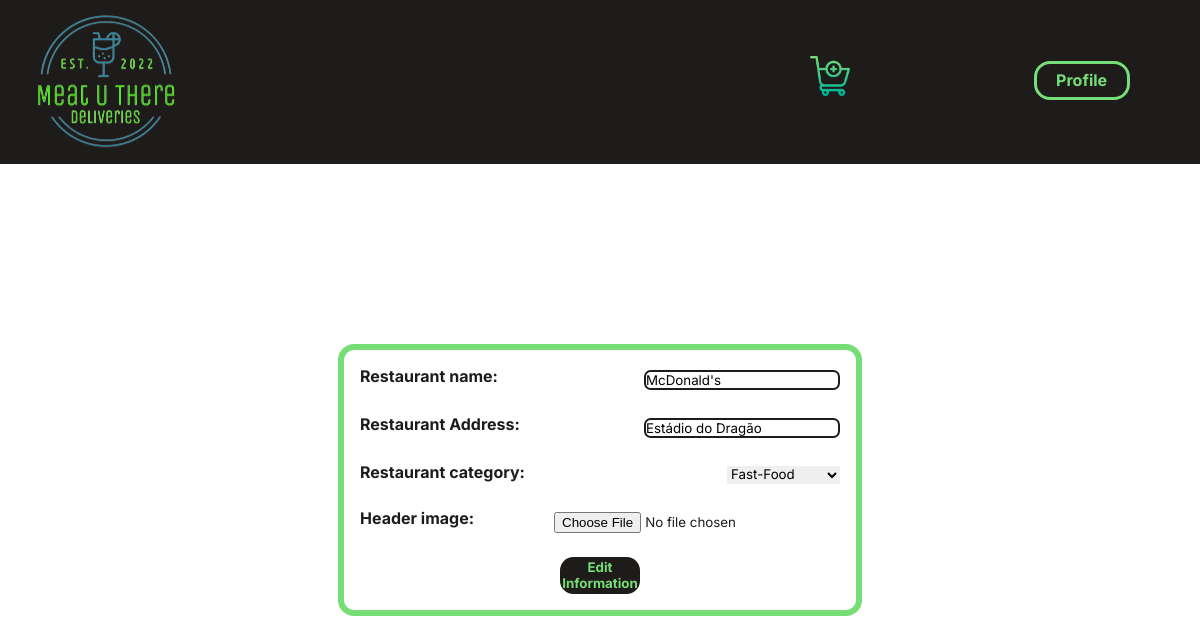
The app's page /edit_restaurant.php?restaurant_id=0 (signed in) with its own data.
### tables this page shows
CREATE TABLE Restaurant(
    idRestaurant INTEGER PRIMARY KEY,
    name VARCHAR,
    address VARCHAR,
    idRestaurantCategory INTEGER REFERENCES RestaurantCategory,
    owner INTEGER REFERENCES User
);

CREATE TABLE RestaurantCategory(
    idRestaurantCategory INTEGER PRIMARY KEY,
    name VARCHAR
);

### database/restaurants.php (called while the page is built, shortened)
<?php
    function getRestaurant($db,$restaurant_id){
        $stmt = $db->prepare('SELECT *
                            FROM Restaurant
                            WHERE idRestaurant=:restaurant_id');
        $stmt->bindParam(':restaurant_id',$restaurant_id);
        $stmt->execute();
        $stmt = $stmt->fetch();
        return $stmt;
    }
    function getRestaurantCategories($db){
        $stmt = $db->prepare('SELECT name
        FROM RestaurantCategory');
        $stmt->execute();
        $stmt = $stmt->fetchAll();
        return $stmt;
    }
    function getRestaurantCategoryId($db,$name){
        $stmt = $db->prepare('SELECT idRestaurantCategory
        FROM RestaurantCategory
        WHERE name=:name');
        $stmt->bindParam(':name',$name);
        $stmt->execute();
        $stmt = $stmt->fetch();
        return $stmt["idRestaurantCategory"];
    }
?>

### edit_restaurant.php (the view, shortened to what this page needs)
<?php
    require_once("templates/common.php");
    require_once("database/connection.php");
    require_once("database/restaurants.php");
    $db=getDatabaseConnection();
    $restaurant_info = getRestaurant($db,$_GET['restaurant_id']);
    $categories = getRestaurantCategories($db);
    ?>
    <form action="action_edit_restaurant.php" method="post" enctype=multipart/form-data>
        <label> Restaurant name:
            <input type="text" name="name" value="<?=$restaurant_info["name"]?>">
        </label>
        <label> Restaurant Address:
            <input type="text" name="address" value="<?=$restaurant_info["address"]?>">
        </label>
        <label> Restaurant category:
            <select name="category">
            <?php
                foreach($categories as $category){?>
                    <option value="<?=getRestaurantCategoryId($db,$category["name"])?>" <?php if(getRestaurantCategoryId($db,$category["name"])==$restaurant_info['idRestaurantCategory']) echo("selected");?> ><?=$category["name"]?></option>
                <?php } ?>
            </select>
        </label>
        <label> Header image:
            <input type="file" name="header">
        </label>
        <button name="button" type="submit">Edit Information</button>
    </form>

### styles/common.css (style rules this page uses)
* { padding: 0; margin: 0; font-family: 'Inter','Anonymous Pro',"IBM Plex Mono",'Raleway', sans-serif; }
body { font-family: "IBM Plex Mono", 'Courier New', monospace; background-color: white; width:100%; align-items: center; justify-content: center; min-height:100%; }

### styles/edit_header.css (style rules this page uses)
body { background-image:url("../imgs/background.jpg"); background-size:cover; width:100% }
form { padding: 1em; border:0.4em solid #77DD77; background-color: white; border-radius:1em; width: 30em; height: 10em; display:table; margin:auto; margin-top:15%; }
form label { color:#1D1C1A; display:inline-block; padding-bottom:1.5em; padding-top:0em; font-weight: bold; width:100%; }
form label input { border:0; display:float; float:right; margin-left:0.5em; margin-top: 0.3em; }
label input[type="text"] { border-radius: 0.5em; border: 0.2em solid #1D1C1A; display:float; float:right; margin-left:0.5em; margin-top: 0.3em; }
form label input, form label select { border:0; display:float; float:right; margin-left:0.5em; margin-top: 0.3em; }
form button { display: flex; justify-content: center; align-items: center; margin:auto; height: 2em; width: 6em; background-color: #1D1C1A; font-weight: bold; color: #77DD77; border: 0; border-radius:1em; padding: 1.4em; }

### records on screen
restaurant: name "McDonald's", address "Estádio do Dragão", category "Fast-Food"
